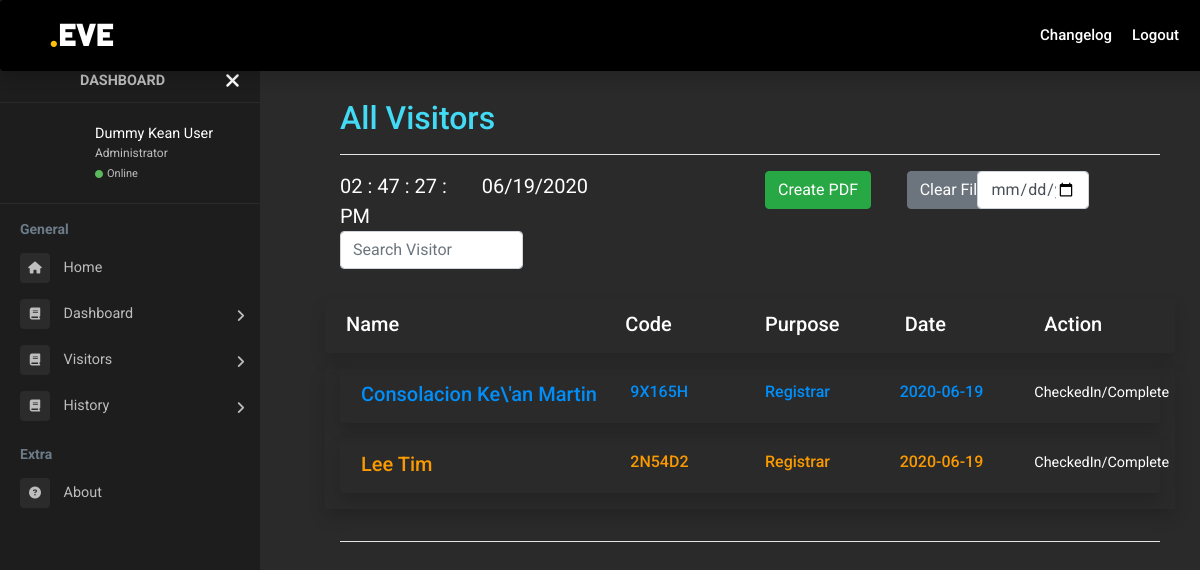
Page /eve/module-admin/admin-security/admin-view-all-visitors.php (signed in) on the committed database.
### tables this page shows
CREATE TABLE `user_school_visit` (
  `id` int(50) NOT NULL,
  `username` varchar(50) NOT NULL,
  `firstName` varchar(50) NOT NULL,
  `middleName` varchar(50) NOT NULL,
  `lastName` varchar(50) NOT NULL,
  `email` varchar(50) NOT NULL,
  `dateOfVisit` date NOT NULL,
  `purpose` varchar(80) NOT NULL,
  `personToMeet` varchar(50) NOT NULL,
  `idType` varchar(50) NOT NULL,
  `contactNumber` varchar(11) NOT NULL,
  `guestcode` varchar(6) NOT NULL,
  `checkIn` date NOT NULL,
  `checkOut` date NOT NULL,
  `status` varchar(10) DEFAULT 'pending'
);

CREATE TABLE `guest_register` (
  `id` int(11) NOT NULL,
  `firstname` varchar(50) NOT NULL,
  `middlename` varchar(50) NOT NULL,
  `lastname` varchar(50) NOT NULL,
  `email` varchar(255) NOT NULL,
  `date` date NOT NULL,
  `purpose` varchar(50) NOT NULL,
  `personToMeet` varchar(50) NOT NULL,
  `idgiven` varchar(20) NOT NULL,
  `contactnum` varchar(11) NOT NULL,
  `guestcode` varchar(6) NOT NULL,
  `status` varchar(10) NOT NULL DEFAULT 'pending'
);

### eve/module-admin/admin-security/admin-view-all-visitors.php (called while the page is built, shortened)
<?php
  require_once 'admin-view/header/header-welcome-login.php';
  require_once 'admin-view/navbar/navbar-admin.php';
  require_once 'admin-view/sidebar/sidebar-admin.php';
  require_once 'admin-view/content/content-admin-all-visitors.php';
  require_once 'admin-view/footer/footer-main.php';
?>

### eve/module-admin/admin-security/admin-security-process/process-all-visitor.php (the view, shortened to what this page needs)
<?php
  function getListing(){
    @include('../../library-process/connection.php');
    $query = 'SELECT * FROM user_school_visit WHERE status LIKE "complete" AND MONTH(dateOfVisit) = MONTH(CURRENT_DATE()) AND YEAR(dateOfVisit) = YEAR(CURRENT_DATE())';
    $pStatement = $conn->prepare($query);
    @($pStatement->bind_param('ss', $param2));
    $pStatement->execute();
    $result = $pStatement->get_result();
    while($row = $result->fetch_assoc()){
      $action = null;
      if($row['status'] == 'checkedIn' || $row['status'] == 'complete')
        $action = 'CheckedIn/Complete';
      else {
        $action = '<a href="admin-security-dashboard.php?onCheckIn='.$row['guestcode'].'&type=guest" class="btn btn-secondary" style="margin-right:5px ">Check-In</a>';
      }
      echo '<div class="alert alert-shadow flex-column align-items-start shadow" role="alert">
              <div class="row">
                <div class="col-4">
                  <h5 class="mb-1" style=\'color:#008efa\'>'.$row['lastName'].' '.$row['firstName'].'</h5>
                </div>
                <div class="col-2">
                   <h6 style=\'color:#008efa\'>'.$row['guestcode'].'</h6>
                </div>
                <div class="col-2">
                  <h6 style=\'color:#008efa\'>'.$row['purpose'].'</h6>
                </div>
                <div class="col-2">
                  <h6 style=\'color:#008efa\'>'.$row['dateOfVisit'].'</h6>
                </div>
                <div class="col-1">
                  '.$action.'
                </div>
                <div class="col-1">
                </div>
              </div>
            </div>';
    }
    $query = 'SELECT * FROM guest_register WHERE status LIKE "complete" AND MONTH(date) = MONTH(CURRENT_DATE()) AND YEAR(date) = YEAR(CURRENT_DATE())';
    $pStatement = $conn->prepare($query);
    @($pStatement->bind_param('ss', $param2));
    $pStatement->execute();
    $result = $pStatement->get_result();
    while($row = $result->fetch_assoc()){
      $action = null;
      if($row['status'] == 'checkedIn' || $row['status'] == 'complete')
        $action = 'CheckedIn/Complete';
      else {
        $action = '<a href="admin-security-dashboard.php?onCheckIn='.$row['guestcode'].'&type=guest" class="btn btn-secondary" style="margin-right:5px ">Check-In</a>';
      }
      echo '<div class="alert alert-shadow flex-column align-items-start shadow" role="alert">
              <div class="row">
                <div class="col-4">
                  <h5 class="mb-1" style=\'color:#fa9a00\'>'.$row['lastname'].' '.$row['firstname'].'</h5>
                </div>
                <div class="col-2">
                   <h6 style=\'color:#fa9a00\'>'.$row['guestcode'].'</h6>
                </div>
                <div class="col-2">
                  <h6 style=\'color:#fa9a00\'>'.$row['purpose'].'</h6>
                </div>
                <div class="col-2">
                  <h6 style=\'color:#fa9a00\'>'.$row['date'].'</h6>
                </div>
                <div class="col-1">
                  '.$action.'
                </div>
                <div class="col-1">
                </div>
              </div>
            </div>';
    }
  }
  return $output;
?>

### eve/module-admin/admin-event/admin-css/admin.css (style rules this page uses)
body { background-color: #2a2a2a; font-family: 'Roboto', sans-serif; color: white; overflow-x: hidden; }
body { font-size: 0.9rem; }

### rows in the picture
user_school_visit: lastName "Consolacion", firstName "Ke\\'an Martin", guestcode "9X165H", purpose "Registrar", dateOfVisit "2020-06-19", status "CheckedIn/Complete"
guest_register: lastname "Lee", firstname "Tim", guestcode "2N54D2", purpose "Registrar", date "2020-06-19", status "CheckedIn/Complete"
